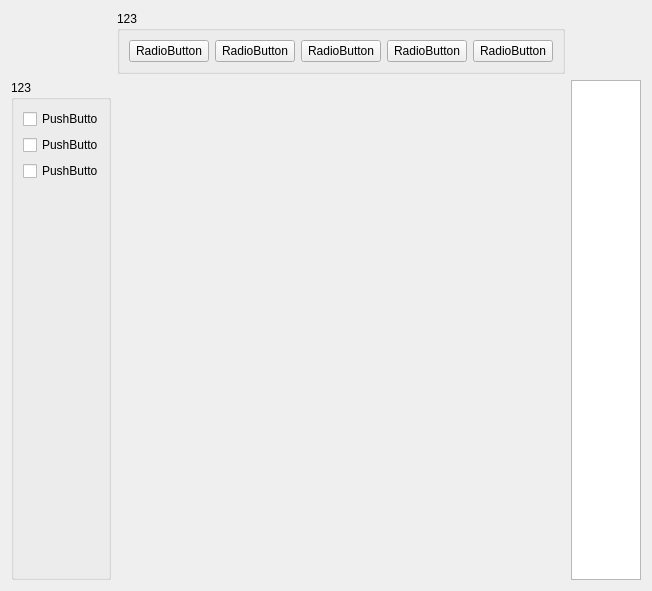
<?xml version="1.0" encoding="UTF-8"?>
<ui version="4.0">
 <class>Form</class>
 <widget class="QWidget" name="Form">
  <property name="geometry">
   <rect>
    <x>0</x>
    <y>0</y>
    <width>628</width>
    <height>579</height>
   </rect>
  </property>
  <property name="windowTitle">
   <string>Form</string>
  </property>
  <layout class="QGridLayout" name="gridLayout">
   <item row="0" column="1">
    <widget class="QGroupBox" name="horizontalGroupBox">
     <property name="title">
      <string>123</string>
     </property>
     <layout class="QHBoxLayout" name="horizontalLayout_2">
      <item>
       <widget class="QPushButton" name="pushButton_3">
        <property name="text">
         <string>RadioButton</string>
        </property>
       </widget>
      </item>
      <item>
       <widget class="QPushButton" name="pushButton_2">
        <property name="text">
         <string>RadioButton</string>
        </property>
       </widget>
      </item>
      <item>
       <widget class="QPushButton" name="pushButton_5">
        <property name="text">
         <string>RadioButton</string>
        </property>
       </widget>
      </item>
      <item>
       <widget class="QPushButton" name="pushButton_4">
        <property name="text">
         <string>RadioButton</string>
        </property>
       </widget>
      </item>
      <item>
       <widget class="QPushButton" name="pushButton">
        <property name="text">
         <string>RadioButton</string>
        </property>
       </widget>
      </item>
      <item>
       <spacer name="horizontalSpacer_5">
        <property name="orientation">
         <enum>Qt::Horizontal</enum>
        </property>
        <property name="sizeHint" stdset="0">
         <size>
          <width>40</width>
          <height>20</height>
         </size>
        </property>
       </spacer>
      </item>
     </layout>
    </widget>
   </item>
   <item row="1" column="0">
    <widget class="QGroupBox" name="verticalGroupBox">
     <property name="minimumSize">
      <size>
       <width>100</width>
       <height>500</height>
      </size>
     </property>
     <property name="maximumSize">
      <size>
       <width>100</width>
       <height>16777215</height>
      </size>
     </property>
     <property name="title">
      <string>123</string>
     </property>
     <layout class="QVBoxLayout" name="verticalLayout">
      <item>
       <widget class="QCheckBox" name="checkBox_3">
        <property name="text">
         <string>PushButton</string>
        </property>
       </widget>
      </item>
      <item>
       <widget class="QCheckBox" name="checkBox_2">
        <property name="text">
         <string>PushButton</string>
        </property>
       </widget>
      </item>
      <item>
       <widget class="QCheckBox" name="checkBox">
        <property name="text">
         <string>PushButton</string>
        </property>
       </widget>
      </item>
      <item>
       <spacer name="verticalSpacer">
        <property name="orientation">
         <enum>Qt::Vertical</enum>
        </property>
        <property name="sizeHint" stdset="0">
         <size>
          <width>20</width>
          <height>40</height>
         </size>
        </property>
       </spacer>
      </item>
     </layout>
    </widget>
   </item>
   <item row="1" column="1">
    <widget class="myWindow" name="widget" native="true"/>
   </item>
   <item row="1" column="2">
    <widget class="QListView" name="listView">
     <property name="maximumSize">
      <size>
       <width>200</width>
       <height>16777215</height>
      </size>
     </property>
    </widget>
   </item>
  </layout>
 </widget>
 <customwidgets>
  <customwidget>
   <class>myWindow</class>
   <extends>QWidget</extends>
   <header>test3.h</header>
   <container>1</container>
  </customwidget>
 </customwidgets>
 <resources/>
 <connections/>
</ui>
